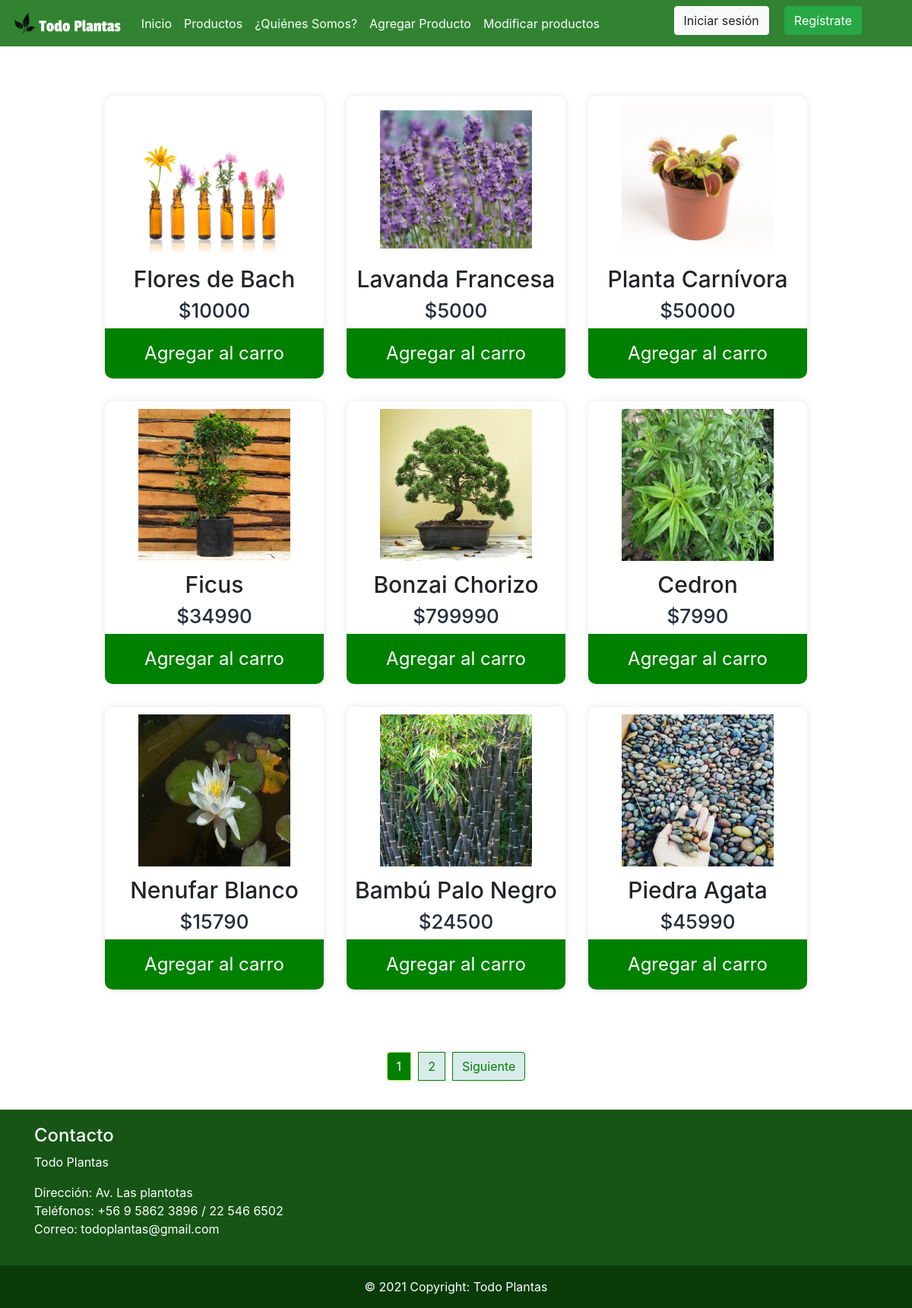
/productos/, run on the app's committed database.
### app/models.py (models this page shows, shortened)
class Producto(models.Model):
    nombre = models.CharField(max_length=40)
    precio = models.IntegerField()
    imagen = models.ImageField(null=True, blank=True, upload_to= "productos")
    descripcion = models.CharField(max_length=60)
    tipo = models.ForeignKey(TipoProducto, on_delete=models.CASCADE)
    fecha = models.DateField()

### app/views.py (the view)
# urls.py: path('productos/', productos, name="productos"),
def productos(request):
    productoAll = Producto.objects.all()
    page = request.GET.get('page', 1)
    try:
        paginator = Paginator(productoAll, 9)
        productoAll = paginator.page(page)
    except:
        raise Http404
    datos = {
        'listaProductos' : productoAll,
        'paginator': paginator
    }
    return render(request, 'app/productos.html', datos)

### app/templates/app/productos.html
{% extends 'app/base.html' %}
{% load static %}
{% block contenido %}
<div class="container-fluid cardfachera">
    <div class="row">
        <div class="gallery">
          {% for aux in listaProductos %}
        <div class="content">
          {% if aux.imagen %}
            <img src="{{aux.imagen.url}}">
          {% else %}
            <img src="{% static 'app/img/noimagen.jpg' %}">
          {% endif %}
            <h3>{{ aux.nombre }}</h3>
            <h6>${{ aux.precio }}</h6>
            <button class="buy-1">Agregar al carro</button>
        </div>
        {% endfor %}
        </div>
  </div>
  <div style="margin-top: 1%; margin-bottom: 1.5%;">
      {% include 'app/paginator.html' %}
  </div>
</div>
{% endblock %}

### app/static/app/css/style.css (style rules this page uses)
.cardfachera h3 { text-align: center; font-size: 30px; margin-top: 1%; padding-top: 10px; }
.cardfachera .gallery { display: flex; flex-wrap: wrap; width: 100%; justify-content: center; align-items: center; margin: 50px 0; }
.cardfachera .content { width: 24%; margin: 15px; box-sizing: border-box; float: left; text-align: center; border-radius:10px; border-top-right-radius: 10px; border-bottom-right-radius: 10px; padding-top: 10px; box-shadow: 0 0 10px rgba(0, 0, 0, 0.1); transition: .4s; }
.cardfachera img { width: 200px; height: 200px; text-align: center; margin: 0 auto; display: block; }
.cardfachera h6 { font-size: 26px; text-align: center; color: #222f3e; margin-bottom: 1%; }
.cardfachera button { text-align: center; font-size: 24px; color: #fff; width: 100%; padding: 15px; border:0px; outline: none; cursor: pointer; margin-top: 5px; border-bottom-right-radius: 10px; border-bottom-left-radius: 10px; }
.cardfachera .buy-1 { background-color: green; }

### data on the page
Producto: imagen (picture), nombre "Flores de Bach", precio "10000"
Producto: imagen (picture), nombre "Lavanda Francesa", precio "5000"
Producto: imagen (picture), nombre "Planta Carnívora", precio "50000"
Producto: imagen (picture), nombre "Ficus", precio "34990"
Producto: imagen (picture), nombre "Bonzai Chorizo", precio "799990"
Producto: imagen (picture), nombre "Cedron", precio "7990"
Producto: imagen (picture), nombre "Nenufar Blanco", precio "15790"
Producto: imagen (picture), nombre "Bambú Palo Negro", precio "24500"
Producto: imagen (picture), nombre "Piedra Agata", precio "45990"

### other printed values
{{ page }} "1" "2"
